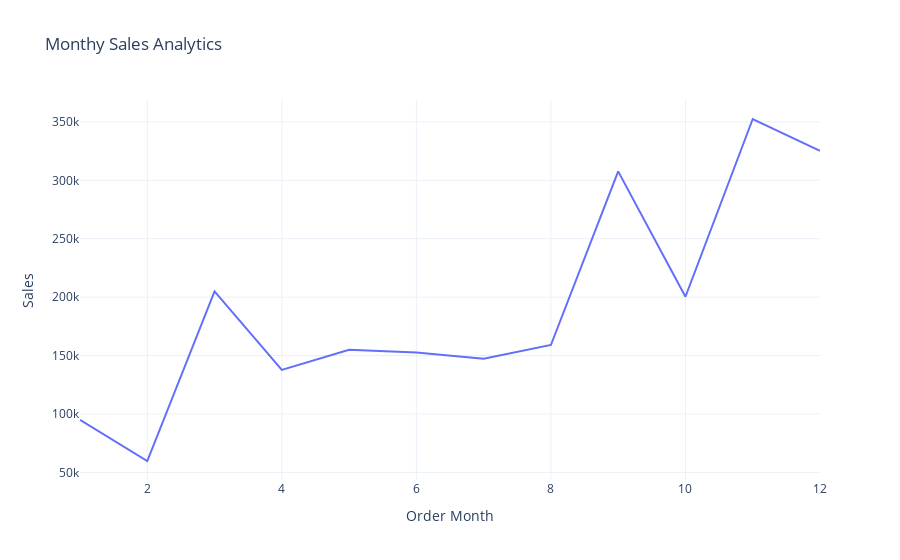

Write notebook code for a chart like this one.
### Code cell
fig = px.line(sales_by_month, x= 'Order Month',
                                y='Sales', title = 'Monthy Sales Analytics')
fig.show()

### Figure 1 — Plotly figure (JSON) as saved in the notebook; plotly's stock layout.template omitted (floating-point values rounded to 4 significant figures)
{"data": [{"hovertemplate": "Order Month=%{x}<br>Sales=%{y}<extra></extra>", "legendgroup": "", "line": {"color": "#636efa", "dash": "solid"}, "marker": {"symbol": "circle"}, "mode": "lines", "name": "", "orientation": "v", "showlegend": false, "type": "scatter", "x": [1, 2, 3, 4, 5, 6, 7, 8, 9, 10, 11, 12], "xaxis": "x", "y": [94920.0, 59750.0, 205000.0, 137800.0, 155000.0, 152700.0, 147200.0, 159000.0, 307600.0, 200300.0, 352500.0, 325300.0], "yaxis": "y"}], "layout": {"autosize": true, "legend": {"tracegroupgap": 0}, "title": {"text": "Monthy Sales Analytics"}, "xaxis": {"anchor": "y", "autorange": true, "domain": [0, 1], "range": [1, 12], "title": {"text": "Order Month"}, "type": "linear"}, "yaxis": {"anchor": "x", "autorange": true, "domain": [0, 1], "range": [43490.0, 368700.0], "title": {"text": "Sales"}, "type": "linear"}}}
